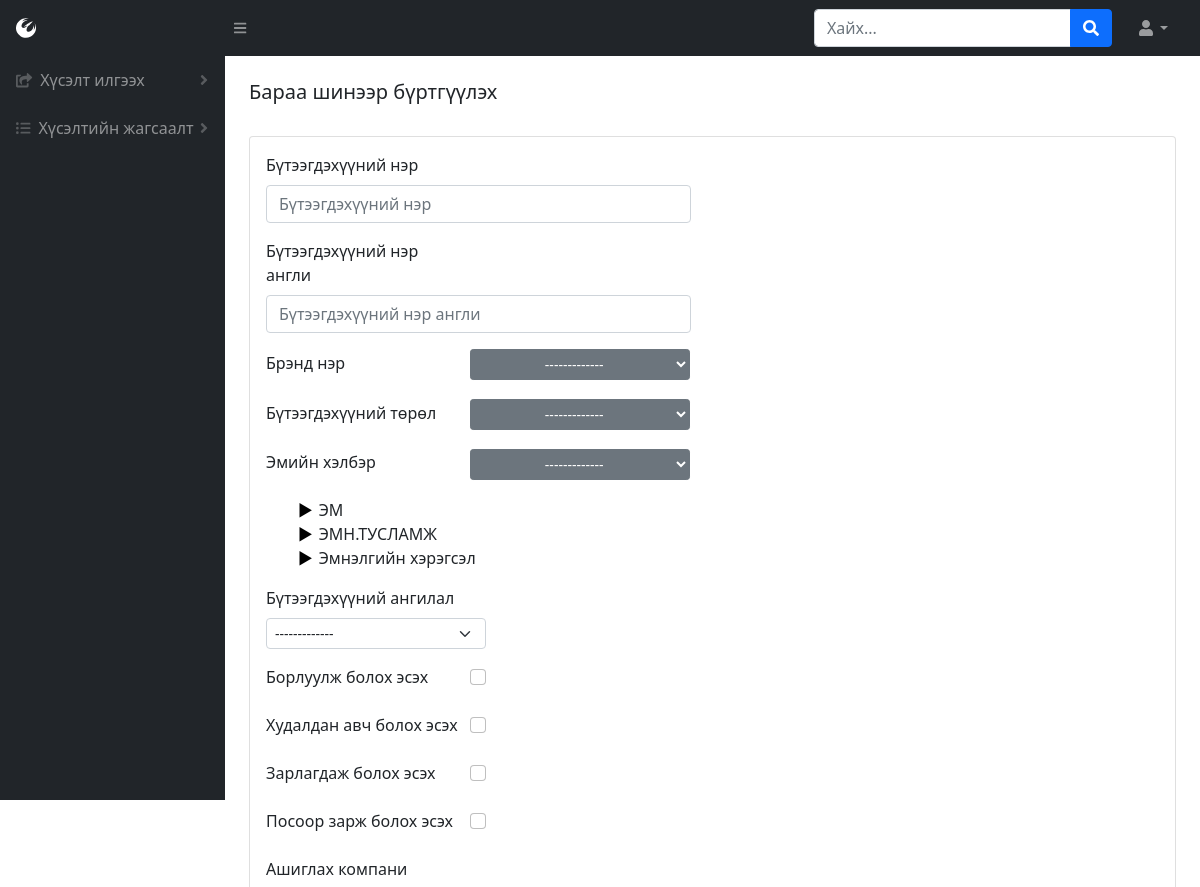
The app's page /product (signed in, upper part), older data.
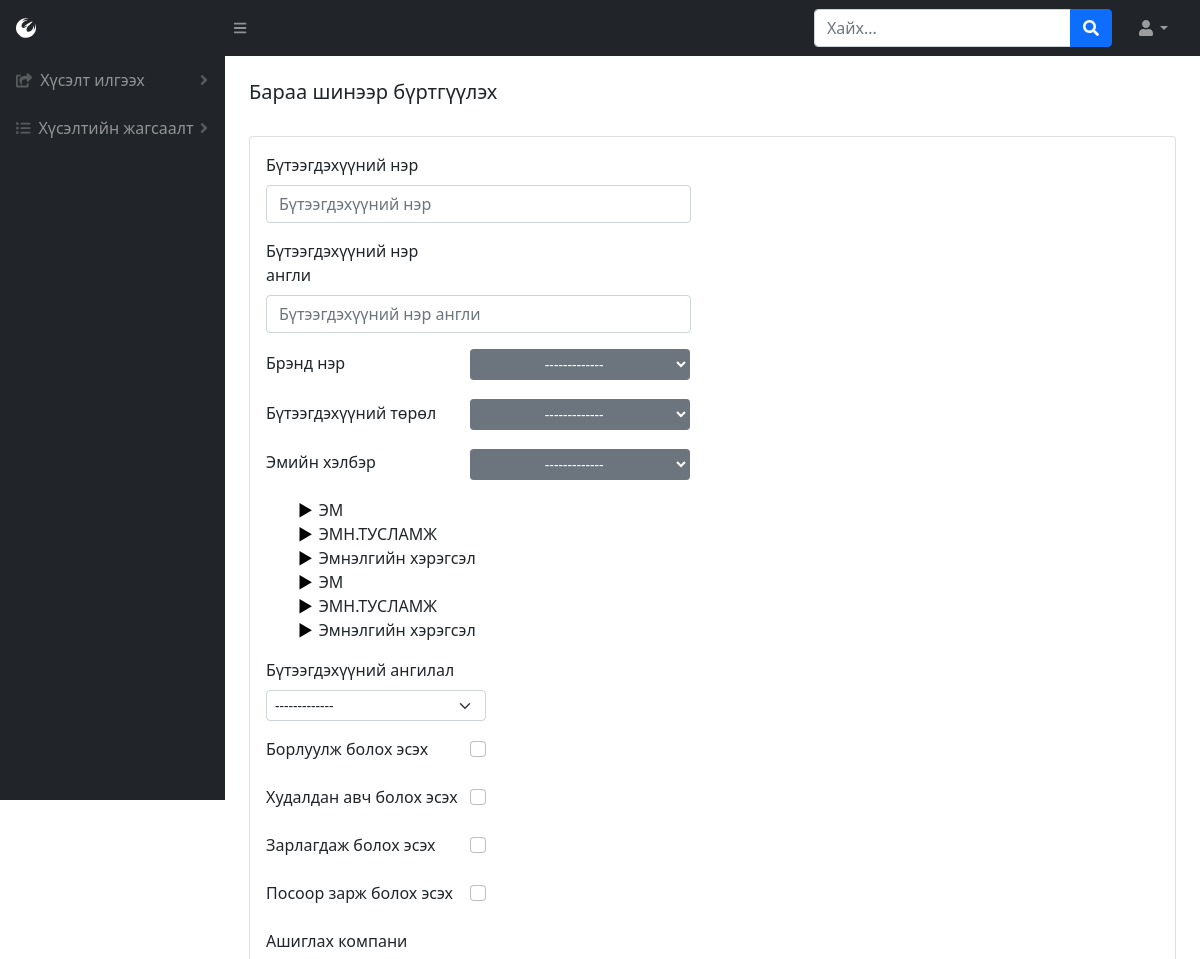
The same page, newer data.
### BMweb/models.py (models this page shows, shortened)
class Category(models.Model):
    catName = models.CharField(max_length=300, verbose_name=_("Ангилалын нэр"))
    parent = models.IntegerField(null=True, blank=True, verbose_name=_("Эцэг ангилал"))
    class Meta:
        verbose_name = _("Ангилал")
        verbose_name_plural = _("Ангилал")

### BMweb/views.py (the view, shortened to what this page needs)
# urls.py: path('product',views.product,name='product'),
def product(request):
    if 'user_id' in request.session:
        h = Hereglegch.objects.get(pk=request.session['user_id'])
        b = ProdBrand.objects.all()
        t = ProdType.objects.all()
        eh = EmHelber.objects.all()
        comp = Company.objects.all()
        cat = Category.objects.all()
        hemNegj = HemNegj.objects.all()
        uildwerlegch = Manufacturer.objects.all()
        uNiiluulegch = Niiluulegch.objects.all()
        paiz = Paiz.objects.all()
        posCat = PosCategory.objects.all()
        hutlult = Hutlult.objects.all()
        print(posCat)
        if request.method == 'GET':
            if 'edit' in request.GET :
                p = Product.objects.get(pk=request.GET['edit'])
                cc = p.company.all().values_list('id', flat=True)
                kk = []
                for id in cc:
                    kk.append(str(id))
                return render(request,'product.html',{'user': h, "edit": request.GET['edit'],  "data": p, 'selected_company': kk,'brand': b, 'type': t, 'emHelber': eh, 'cat': cat, 'comp': comp, 'hemNegj': hemNegj, 'uildwerlegch':uildwerlegch, 'paiz': paiz, 'uNiiluulegch': uNiiluulegch,'posCat':posCat,'hutlult':hutlult} )
            elif 'del' in request.GET :
                p = Product.objects.get(pk=request.GET['del'])
                p.delete()
                return redirect('/')
            else:
                return render(request,'product.html', {'user': h, 'brand': b, 'type': t, 'emHelber': eh, 'cat': cat, 'comp': comp, 'hemNegj': hemNegj, 'uildwerlegch':uildwerlegch, 'paiz': paiz, 'uNiiluulegch': uNiiluulegch, 'posCat':posCat,'hutlult':hutlult})

### BMweb/models.py (called while the page is built)
    def __str__(self):
        return self.posCatName

### BMweb/templates/product.html (shortened to what this page needs)
{% load static %}
<!DOCTYPE html>
<html lang="en">
    <head>
        <link href="https://cdn.jsdelivr.net/npm/simple-datatables@latest/dist/style.css" rel="stylesheet" />
        <link href="{% static 'css/styles.css' %}" rel="stylesheet"/>
    </head>
    <body class="sb-nav-fixed">
        {% include "topNav.html" %}
        <div id="layoutSidenav">
            {% include "leftNav.html" %}
            <div id="layoutSidenav_content">
                {% include "reg_prod.html" %}
            </div>
        </div>
    </body>
</html>

### BMweb/templates/reg_prod.html (shortened to what the changed rows need)
<main>
    <div class="container-fluid px-4">
        <div class="card mb-4">
            <div class="card-body">
                <div class="dataTable-top">
                    <div class="dataTable-dropdown">
                        <form method='POST' id="reg_prod_form" autocomplete="off" >
                              <div class="mb-3">
                                <ul id="angilalTree">
                                    {% for c in cat %}
                                    {% if c.parent == None %}
                                    <li value="{{c.id}}" ><span class="caret" class="option">{{c.catName}}</span>
                                    </li>
                                    {% endif %}
                                    {% endfor %}
                                  </ul>
                              </div>
                        </form>
                </div>
            </div>
        </div>
    </div>
</main>

Row changes from the older to the newer data that the page shows:
added Category: {{ c.id }} 7 (drawn), catName "ЭМ"
added Category: {{ c.id }} 8 (drawn), catName "ЭМН.ТУСЛАМЖ"
added Category: {{ c.id }} 10 (drawn), catName "Эмнэлгийн хэрэгсэл"
